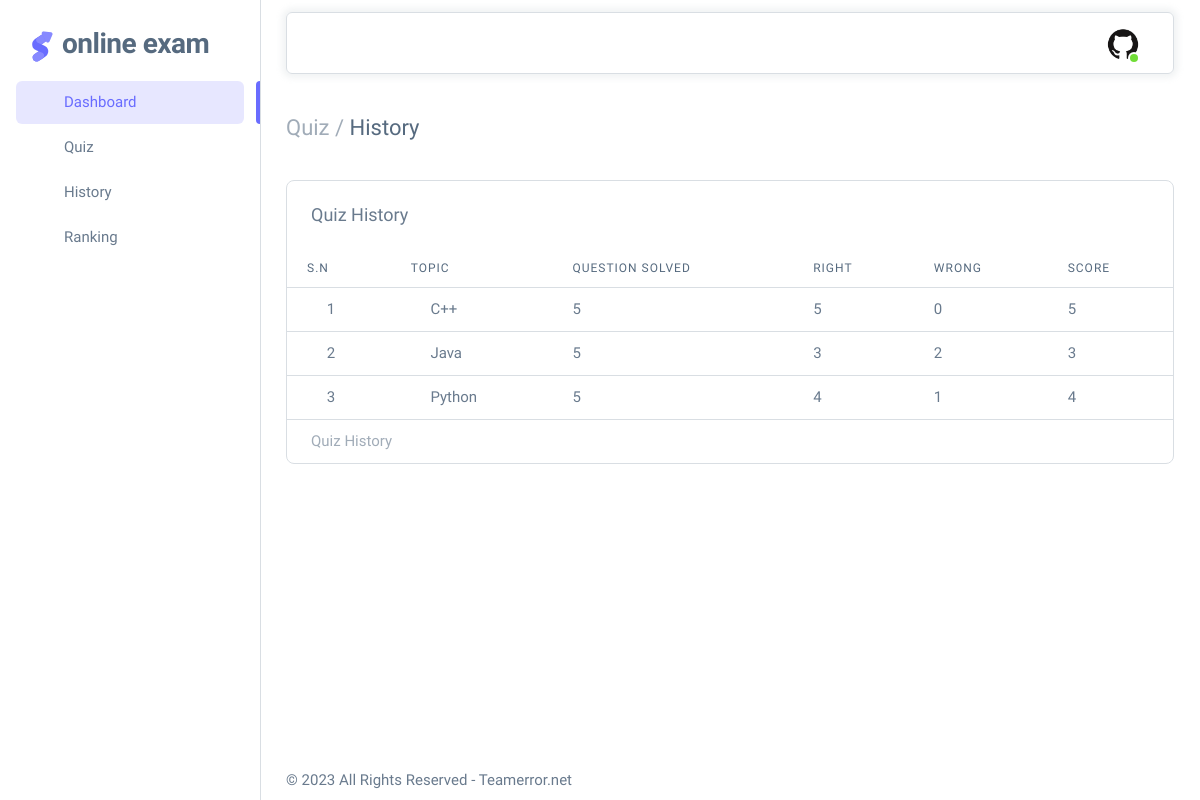
/history/ (signed in), run on the app's committed database.
### useraccount/models.py (models this page shows)
class UserAccount(AbstractBaseUser,PermissionsMixin):
    class Meta:
        verbose_name_plural = "STUDENT ACCOUNT"
    profile_pic = models.ImageField(upload_to='faces/', default='faces/profile.png')
    username = models.CharField(max_length=15)
    first_name = models.CharField(max_length=15)
    last_name = models.CharField(max_length=15)
    dept = models.CharField(max_length=100)
    studentId = models.CharField(verbose_name="ID",max_length=50,unique=True)
    email = models.EmailField(max_length=100,null=True, blank=True)
    phone = models.CharField(max_length=11)
    auth_token = models.CharField(max_length=500,null=True, blank=True)
    is_active = models.BooleanField(default=True)
    is_staff = models.BooleanField(default=False)
    is_superuser = models.BooleanField(default=False)
    date_joined = models.DateTimeField(default=timezone.now)
    USERNAME_FIELD = 'studentId'
    REQUIRED_FIELDS = ['username','first_name', 'last_name','dept','phone']
    objects = UserManager()
    def __str__(self):
        return str(self.studentId)

### history/models.py (models this page shows, shortened)
class ExpiredQuiz(models.Model):
    class Meta:
        verbose_name_plural = 'COMPLETED QUIZ'
    user = models.ForeignKey(UserAccount,on_delete=models.CASCADE)
    topic = models.CharField(max_length=100)
    submited_time = models.DateTimeField(default=timezone.now,editable=False)

### history/views.py (the view)
# urls.py: path('', HistoryView.as_view(),name= 'history'),
class HistoryView(LoginRequiredMixin,View):
    def get(self, request, *args, **kwargs):
        login_user = UserAccount.objects.get(id=request.user.id)
        all_categories = Category.objects.all()
        req_history = Request_Quiz_History(login_user)
        all_history = req_history.History()
        data = {
            'login_user': login_user,
            'all_categories': all_categories,
            'all_history': all_history,
        }
        return render(request, 'user/history.html',context=data)

### history/cfunction.py (called while the page is built)
    def History(self):
        all_expired_quiz = ExpiredQuiz.objects.all()
        c_user_exp_quiz = []
        all_history = []
        for quiz in all_expired_quiz:
            if quiz.user == self.login_user:
                c_user_exp_quiz.append(quiz.topic)
        for x in c_user_exp_quiz:
            k = QuizHistory(self.login_user,x)
            a= k.get_quiz_history()
            all_history.append(a)
        return all_history

### quiz/models.py (called while the page is built)
    def __str__(self):
        return (self.category_name)

### templates/user/history.html (shortened to what this page needs)
{% load static %}
{% include "user/base.html" %}
{% block content %}
            <div class="container-xxl flex-grow-1 container-p-y">
            <h4 class="py-3 mb-4"><span class="text-muted fw-light">Quiz / </span>History</h4>
            <div class="card">
                <h5 class="card-header">Quiz History</h5>
                <div class="table-responsive text-nowrap">
                <table class="table">
                    <caption class="ms-4">
                    Quiz History
                    </caption>
                    <thead>
                    <tr>
                        <th>S.N</th>
                        <th>Topic</th>
                        <th>Question Solved</th>
                        <th>Right</th>
                        <th>Wrong</th>
                        <th>Score</th>
                    </tr>
                    </thead>
                    <tbody>
                      {% for history in all_history reversed%}
                      <tr>
                        <td>
                        <span class="fw-medium">{{forloop.counter}}</span>
                        </td>
                        <td>
                          <span class="fw-medium">{{history.topic}}</span>
                        </td>
                        <td>{{history.total_answers}}</td>
                        <td>{{history.total_right_answers}}</td>
                        <td>{{history.total_wrong_answers}}</td>
                        <td>{{history.total_right_answers}}</td>
                      </tr>
                      {% endfor %}
                    </tbody>
                  </table>
                </div>
              </div>
            </div>
            {% endblock %}
            {% include "user/footer.html" %}

### templates/user/base.html (shortened to what this page needs)
{% load static %}
<!DOCTYPE html>
<html
  lang="en"
  class="light-style layout-menu-fixed layout-compact"
  dir="ltr"
  data-theme="theme-default"
  data-assets-path="{% static 'assets' %}"
  data-template="vertical-menu-template-free">
  <head>
    <link rel="stylesheet" href="{% static 'assets/vendor/fonts/boxicons.css' %}" />
    <link rel="stylesheet" href="{% static 'assets/vendor/fonts/fontawesome.css' %}" />
    <link rel="stylesheet" href="{% static 'assets/vendor/fonts/flag-icons.css' %}" />
    <link rel="stylesheet" href="{% static 'assets/vendor/css/core.css' %}" class="template-customizer-core-css" />
    <link rel="stylesheet" href="{% static 'assets/vendor/css/theme-default.css' %}" class="template-customizer-theme-css" />
    <link rel="stylesheet" href="{% static 'assets/css/demo.css' %}" />
    <link rel="stylesheet" href="{% static 'assets/vendor/libs/perfect-scrollbar/perfect-scrollbar.css' %}" />
    <link rel="stylesheet" href="{% static 'assets/vendor/libs/typeahead-js/typeahead.css' %}" />
    <link rel="stylesheet" href="{% static 'assets/vendor/libs/select2/select2.css' %}" />
    <link rel="stylesheet" href="{% static 'assets/vendor/libs/plyr/plyr.css' %}" />
    <link rel="stylesheet" href="{% static 'assets/vendor/libs/apex-charts/apex-charts.css' %}" />
    <link rel="stylesheet" type="text/css" href="{% static 'assets/vendor/css/rtl/core.css' %}" class="template-customizer-core-css">
    <link rel="stylesheet" type="text/css" href="{% static 'assets/vendor/css/rtl/theme-bordered.css' %}" class="template-customizer-theme-css">
    <link rel="stylesheet" href="{% static 'assets/vendor/css/pages/app-academy.css' %}" />
  </head>
  <body>
    <div class="layout-wrapper layout-content-navbar">
      <div class="layout-container">
        <aside id="layout-menu" class="layout-menu menu-vertical menu bg-menu-theme">
          <div class="app-brand demo">
            <a href="{% url 'dashboard' %}" class="app-brand-link">
              <span class="app-brand-logo demo">
              </span>
              <span class="app-brand-text demo menu-text fw-bold ms-2">ONLINE Exam</span>
            </a>
          </div>
          <ul class="menu-inner py-1">
            <li class="menu-item active open">
              <a href="{% url 'dashboard' %}" class="menu-link">
                <i class="menu-icon tf-icons bx bx-home-circle"></i>
                <div data-i18n="Dashboard">Dashboard</div>
              </a>
            </li>
            <li class="menu-item">
              <a href="{% url 'quiz' %}" class="menu-link">
                <i class="menu-icon tf-icons bx bx-detail"></i>
                <div data-i18n="Quiz">Quiz</div>
              </a>
            </li>
            <li class="menu-item">
              <a href="{% url 'history' %}" class="menu-link">
                <i class="menu-icon tf-icons bx bx-box"></i>
                <div data-i18n="History">History</div>
              </a>
            </li>
            <li class="menu-item">
              <a href="{% url 'ranking' %}" class="menu-link">
                <i class="menu-icon tf-icons bx bx-crown"></i>
                <div data-i18n="Ranking">Ranking</div>
              </a>
            </li>
          </ul>
        </aside>
        <div class="layout-page">
          <nav
            class="layout-navbar container-xxl navbar navbar-expand-xl navbar-detached align-items-center bg-navbar-theme"
            id="layout-navbar">
            <div class="navbar-nav-right d-flex align-items-center" id="navbar-collapse">
              <ul class="navbar-nav flex-row align-items-center ms-auto">
                <li class="nav-item navbar-dropdown dropdown-user dropdown">
                  <a class="nav-link dropdown-toggle hide-arrow" href="javascript:void(0);" data-bs-toggle="dropdown">
                    <div class="avatar avatar-online">
                      <img src="../media/{{user.profile_pic}}" alt class="w-px-40 h-auto rounded-circle" />
                    </div>
                  </a>
                    </li>
                  </ul>
            </div>
          </nav>
<div class="content-wrapper">
  </body>
</html>

### static/assets/css/demo.css (style rules this page uses)
.menu .app-brand.demo { height: 64px; margin-top: 12px; }
.app-brand-logo.demo svg { width: 22px; height: 38px; }
.app-brand-text.demo { font-size: 1.75rem; letter-spacing: -0.5px; text-transform: lowercase; }

### data on the page
UserAccount: profile_pic (placeholder picture)
ExpiredQuiz: topic "C++"
ExpiredQuiz: topic "Java"
ExpiredQuiz: topic "Python"

### other printed values
{{ history.total_answers }} "5" "5" "5"
{{ history.total_right_answers }} "5" "3" "4"
{{ history.total_wrong_answers }} "0" "2" "1"
